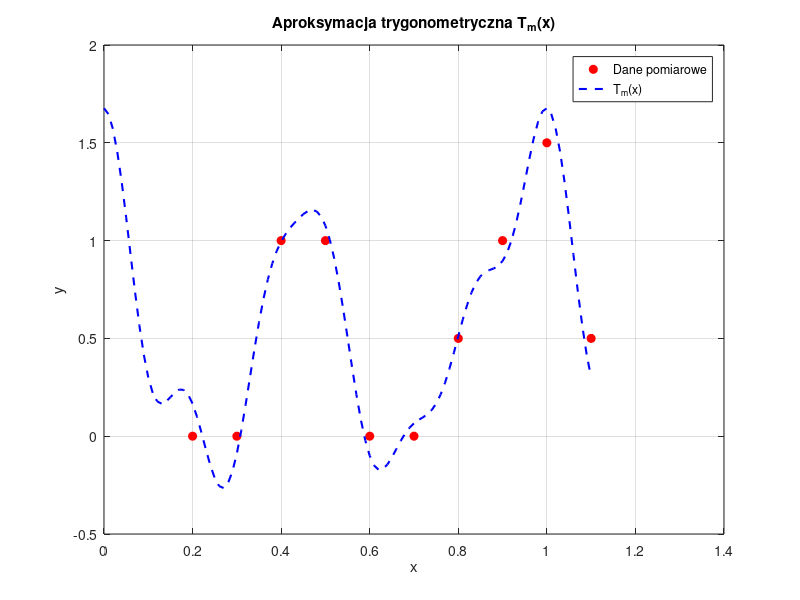

Recreate this plot in MATLAB.
close all
clear
clc

% --- Dane ---
dane = [
0.2 0
0.3 0
0.4 1
0.5 1
0.6 0
0.7 0
0.8 0.5
0.9 1
1.0 1.5
1.1 0.5];

x = dane(:,1);
y = dane(:,2);

n = length(x) - 1;
h = 0.1;
l = ((n+1)*h)/2;   % pół długości przedziału
c = pi / l;        % współczynnik skali dla x

% --- Współczynniki ---
a0 = 1/(n+1)*sum(y);

a1 = 2/(n+1)*sum(y .* cos(1*c*x));
a2 = 2/(n+1)*sum(y .* cos(2*c*x));
a3 = 2/(n+1)*sum(y .* cos(3*c*x));
a4 = 2/(n+1)*sum(y .* cos(4*c*x));
a5 = 2/(n+1)*sum(y .* cos(5*c*x));
a6 = 2/(n+1)*sum(y .* cos(6*c*x));

b1 = 2/(n+1)*sum(y .* sin(1*c*x));
b2 = 2/(n+1)*sum(y .* sin(2*c*x));
b3 = 2/(n+1)*sum(y .* sin(3*c*x));
b4 = 2/(n+1)*sum(y .* sin(4*c*x));
b5 = 2/(n+1)*sum(y .* sin(5*c*x));
b6 = 2/(n+1)*sum(y .* sin(6*c*x));

% --- Aproksymacja ---
xd = 0:0.01:max(x);
yd = a0 ...
   + a1*cos(1*c*xd) + b1*sin(1*c*xd) ...
   + a2*cos(2*c*xd) + b2*sin(2*c*xd) ...
   + a3*cos(3*c*xd) + b3*sin(3*c*xd) ...
   + a4*cos(4*c*xd) + b4*sin(4*c*xd) ...
   + a5*cos(5*c*xd) + b5*sin(5*c*xd) ...
   + a6*cos(6*c*xd) + b6*sin(6*c*xd);

% --- Wykres ---
plot(x, y, 'or', 'MarkerFaceColor', 'r'); hold on;
plot(xd, yd, '--b', 'LineWidth', 1.5);
xlabel('x');
ylabel('y');
title('Aproksymacja trygonometryczna T_m(x)');
legend('Dane pomiarowe', 'T_m(x)', 'Location', 'best');
grid on;
